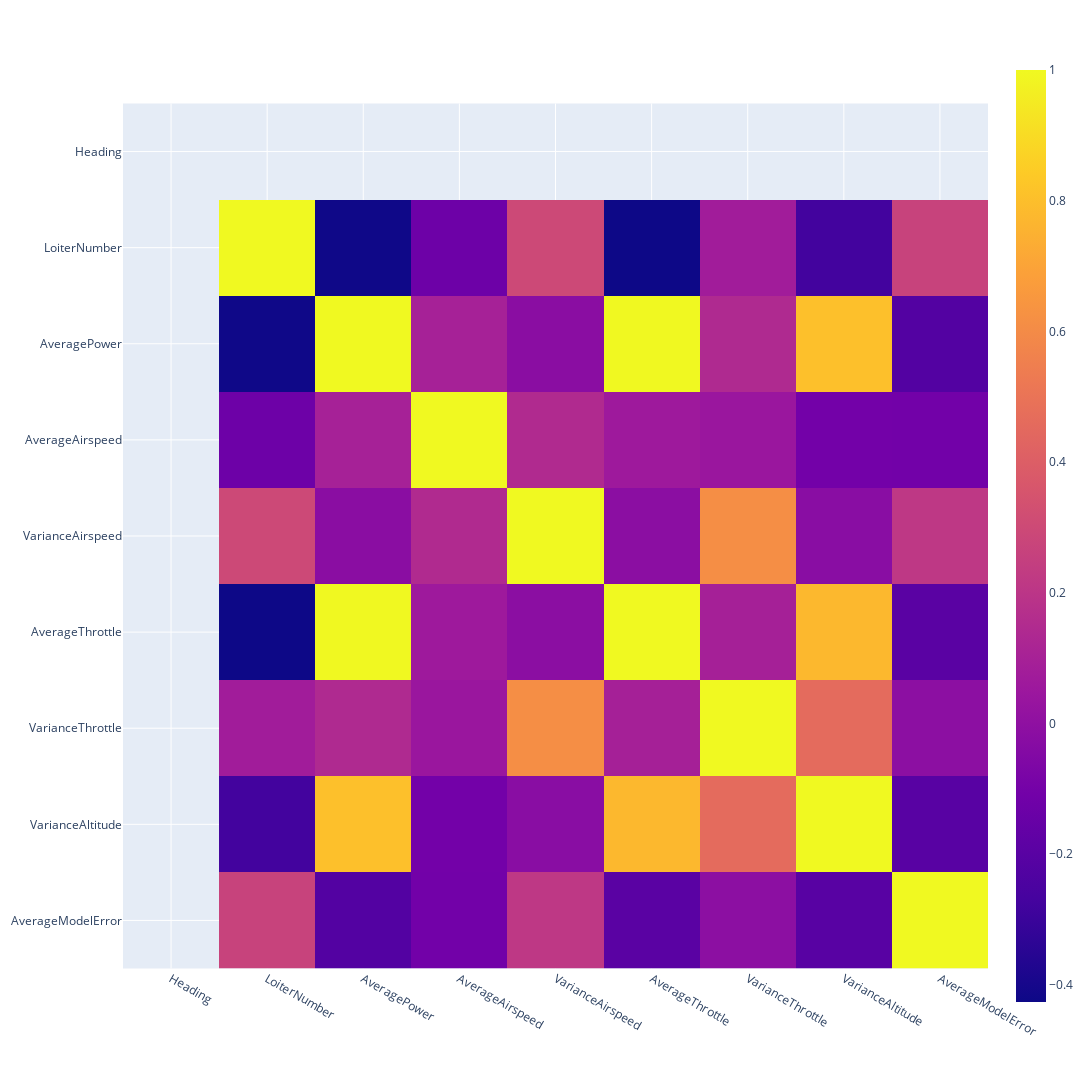

Notebook code for this chart:
### Code cell
# Getting Correlation Matrix for Worst Loiters
corrM = results.corr()
fig = px.imshow(corrM)
fig.update_layout(width=1200, height=1200)
fig.show()

### Figure 1 — Plotly figure (JSON) as saved in the notebook; plotly's stock layout.template omitted (floating-point values rounded to 4 significant figures)
{"data": [{"coloraxis": "coloraxis", "hovertemplate": "x: %{x}<br>y: %{y}<br>color: %{z}<extra></extra>", "name": "0", "type": "heatmap", "x": ["Heading", "LoiterNumber", "AveragePower", "AverageAirspeed", "VarianceAirspeed", "AverageThrottle", "VarianceThrottle", "VarianceAltitude", "AverageModelError"], "xaxis": "x", "y": ["Heading", "LoiterNumber", "AveragePower", "AverageAirspeed", "VarianceAirspeed", "AverageThrottle", "VarianceThrottle", "VarianceAltitude", "AverageModelError"], "yaxis": "y", "z": [[null, null, null, null, null, null, null, null, null], [null, 1, -0.4199, -0.1286, 0.2955, -0.4261, 0.07338, -0.2769, 0.269], [null, -0.4199, 1, 0.09858, -0.0199, 0.9951, 0.1421, 0.8049, -0.2199], [null, -0.1286, 0.09858, 1, 0.1453, 0.06032, 0.04259, -0.1069, -0.1081], [null, 0.2955, -0.0199, 0.1453, 1, -0.01445, 0.6129, -0.02425, 0.2109], [null, -0.4261, 0.9951, 0.06032, -0.01445, 1, 0.09407, 0.7768, -0.1968], [null, 0.07338, 0.1421, 0.04259, 0.6129, 0.09407, 1, 0.4601, -0.01015], [null, -0.2769, 0.8049, -0.1069, -0.02425, 0.7768, 0.4601, 1, -0.2025], [null, 0.269, -0.2199, -0.1081, 0.2109, -0.1968, -0.01015, -0.2025, 1]]}], "layout": {"coloraxis": {"colorscale": [[0, "#0d0887"], [0.1111, "#46039f"], [0.2222, "#7201a8"], [0.3333, "#9c179e"], [0.4444, "#bd3786"], [0.5556, "#d8576b"], [0.6667, "#ed7953"], [0.7778, "#fb9f3a"], [0.8889, "#fdca26"], [1, "#f0f921"]]}, "height": 1200, "margin": {"t": 60}, "width": 1200, "xaxis": {"anchor": "y", "constrain": "domain", "domain": [0, 1], "scaleanchor": "y"}, "yaxis": {"anchor": "x", "autorange": "reversed", "constrain": "domain", "domain": [0, 1]}}}
